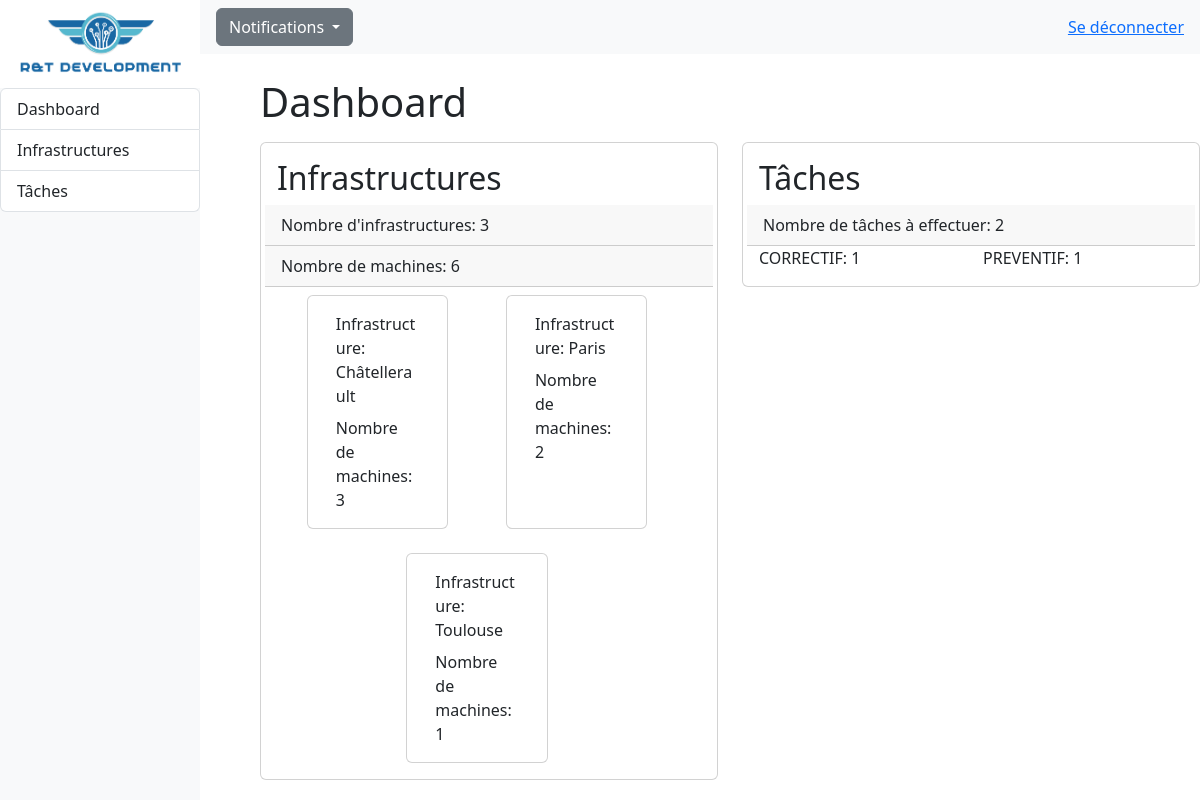
/RT_app/admin/ (signed in), run on an earlier commit of the app's database.
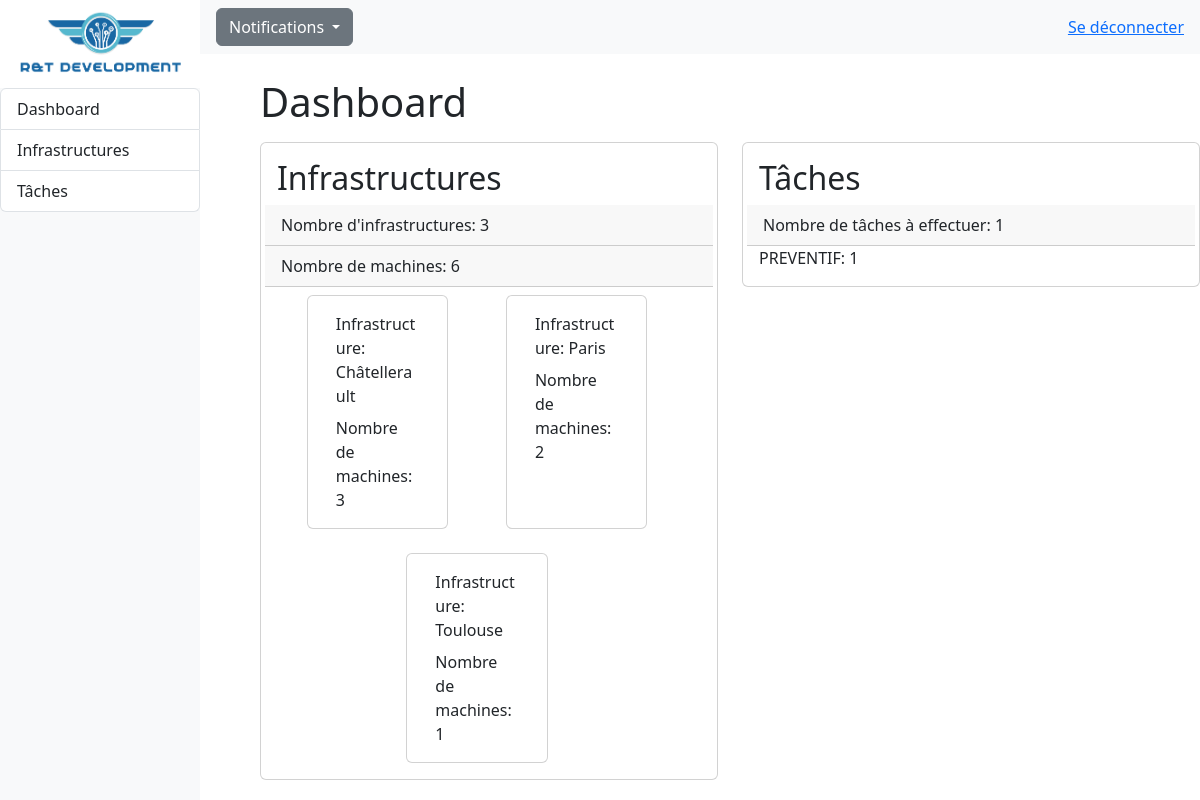
And on a later commit of the database.
### RT_app/models.py (models this page shows, shortened)
class Infrastructure(models.Model):
    id = models.AutoField(primary_key=True,editable=False)
    nom = models.CharField(max_length=40)
    id_personnel = models.ForeignKey(Personnel, on_delete=models.CASCADE)
    pays = models.CharField(max_length=30)
    ville = models.CharField(max_length=64)
    coordonnees = models.CharField(null=True, blank=True ,max_length=18, validators=[RegexValidator(r'^[-+]?([1-8]?\d(\.\d+)?|90(\.0+)?)\s*[-+]?([1-9]?\d(\.\d+)?|1[0-7]\d(\.\d+)?|180(\.0+)?)$')])
    ip_reseau = models.CharField(max_length=15, default="192.168.0.0", validators=[RegexValidator(r'^((25[0-5]|(2[0-4]|1\d|[1-9]|)\d)\.?\b){4}$')])
    masque = models.CharField(max_length=15, default="255.255.255.0", validators=[RegexValidator(r'^(?:128|192|224|240|248|252|254|255)\.(?:0|128|192|224|240|248|252|254|255)\.(?:0|128|192|224|240|248|252|254|255)\.(?:0|128|192|224|240|248|252|254|255)$')])

class Entretien(models.Model):
    TYPE_CHOICES = [
        ('PREVENTIF', 'Préventif'),
        ('CORRECTIF', 'Correctif'),
        ('AMELIORATION', 'Amélioration'),
        ('MISE A JOUR', 'Mise à jour'),
        ('REPARATION', 'Réparation'),
        ('AUTRE', 'Autre')
    ]
    id = models.AutoField(primary_key=True,editable=False)
    nom = models.CharField(max_length=30, default="Mise à jour")
    type = models.CharField(max_length=15, choices=TYPE_CHOICES, default='PREVENTIF')
    description = models.TextField()
    date = models.DateField(default=datetime.now().strftime("%Y-%m-%d"))
    id_personnel = models.ForeignKey('Personnel', on_delete=models.CASCADE)
    id_machine  = models.ForeignKey('Machine', on_delete=models.CASCADE)
    etat = models.BooleanField(default=False)

### RT_app/views.py (the view)
# urls.py: path('admin/', views.dashboard, name='dashboard'),
@login_required
def dashboard(request):
    machine_sum = machines.count()
    entretien_a_faire = entretiens.filter(etat=True)
    entretien_par_type = entretien_a_faire.values('type').annotate(count=Count('type'))
    context = {
        'infrastructures': infrastructures,
        'entretiens': entretiens,
        'personnels': personnels,
        'machines': machines,
        'machine_sum': machine_sum,
        'entretien_a_faire': entretien_a_faire,
        'entretien_par_type': entretien_par_type,
    }
    return render(request, 'admin/dashboard.html', context)

### RT_app/templates/admin/dashboard.html (shortened to what this page needs)
<!DOCTYPE html>
<html lang="en">
<head>
    {% load static %}
    <link rel="stylesheet" href="{% static 'css/styles.css' %}">
    <link href="https://cdn.jsdelivr.net/npm/bootstrap@5.3.0-alpha3/dist/css/bootstrap.min.css" rel="stylesheet">
</head>
<body>
    {% block menu %}
    <div class="container-fluid row g-0">
        <div class="bg-light col-2" id="sidebar">
          <nav class="navbar col d-flex align-items-center vh-100">
                <div class="fixed-top col-2">
                    <a href="{% url 'dashboard' %}"><img class="img-fluid" src="{% static 'img/rtdev.png' %}"/></a>
                    <div class="">
                        <ul class="list-group border-0">
                            <li class="list-group-item"> <a class="nav-link" href="{% url 'dashboard' %}">Dashboard</a></li>
                            <li class="list-group-item"> <a class="nav-link" href="{% url 'infra' %}">Infrastructures</a></li>
                            <li class="list-group-item"> <a class="nav-link" href="{% url 'taches' %}">Tâches</a></li>
                        </ul>
                    </div>
                </div>
            </nav>
        </div>
        <div class="col" id="main-content">
            <div>
                <nav class="navbar navbar-top bg-light row d-flex" id="main-navbar">
                    <div class="container-fluid">
                        <div class="nav-item dropdown ms-3 z-2">
                            <a class="btn btn-secondary dropdown-toggle" href="#" role="button" data-bs-toggle="dropdown" aria-expanded="false">
                              Notifications
                            </a>
                        </div>
                        <div class="nav-item">
                            {% if user.is_authenticated%}
                                <div class="nav-item pe-3">
                                    <a href="{% url 'index' %}">Se déconnecter</a>
                                </div>
                            {% endif %}
                        </div>
                    </div>
                  </nav>
            </div>
        {% endblock %}
        {% block content %}
        <div class="row mt-4 ms-5">
            <h1>Dashboard</h1>
            <div class="col-6">
                <div class="card mt-2 col">
                    <div class="card-body row">
                        <h2 class="card-title">Infrastructures</h2>
                        <p class="card-header">Nombre d'infrastructures: {{infrastructures.all.count}}</p>
                        <p class="card-header">Nombre de machines: {{machines.all.count}}</p>
                        <div class="row gap-3 justify-content-evenly">
                            {% for infrastructure in infrastructures %}
                            <div class="card mt-2 col-4">
                                <div class="card-body">
                                    <div class="card-title">Infrastructure: {{infrastructure.nom}}</div>
                                    <div class="card-text">Nombre de machines: {{infrastructure.machine_set.count}}</div>
                                </div>
                            </div>
                            {% endfor %}
                        </div>
                    </div>
                </div>
            </div>
            <div class="col-6">
                    <div class="card mt-2 col">
                        <div class="card-body row">
                            <h2 class="card-title">Tâches</h2>
                            <p class="card-header">Nombre de tâches à effectuer: {{entretien_a_faire.count}}</p>
                            {% for entretien in entretien_par_type %}
                                <div class="card-text w-50">{{ entretien.type }}: {{ entretien.count }}</div>
                            {% endfor %}
                        </div>
                    </div>
                </div>
            </div>
        </div>
        {% endblock %}
        </div>
</body>
</html>

What changed in the data, as far as the page shows it:
no longer on this page (row edited): Entretien: type "CORRECTIF", count "1"
Also different on the page:
{{ entretien_a_faire.count }}: "2" → "1"
